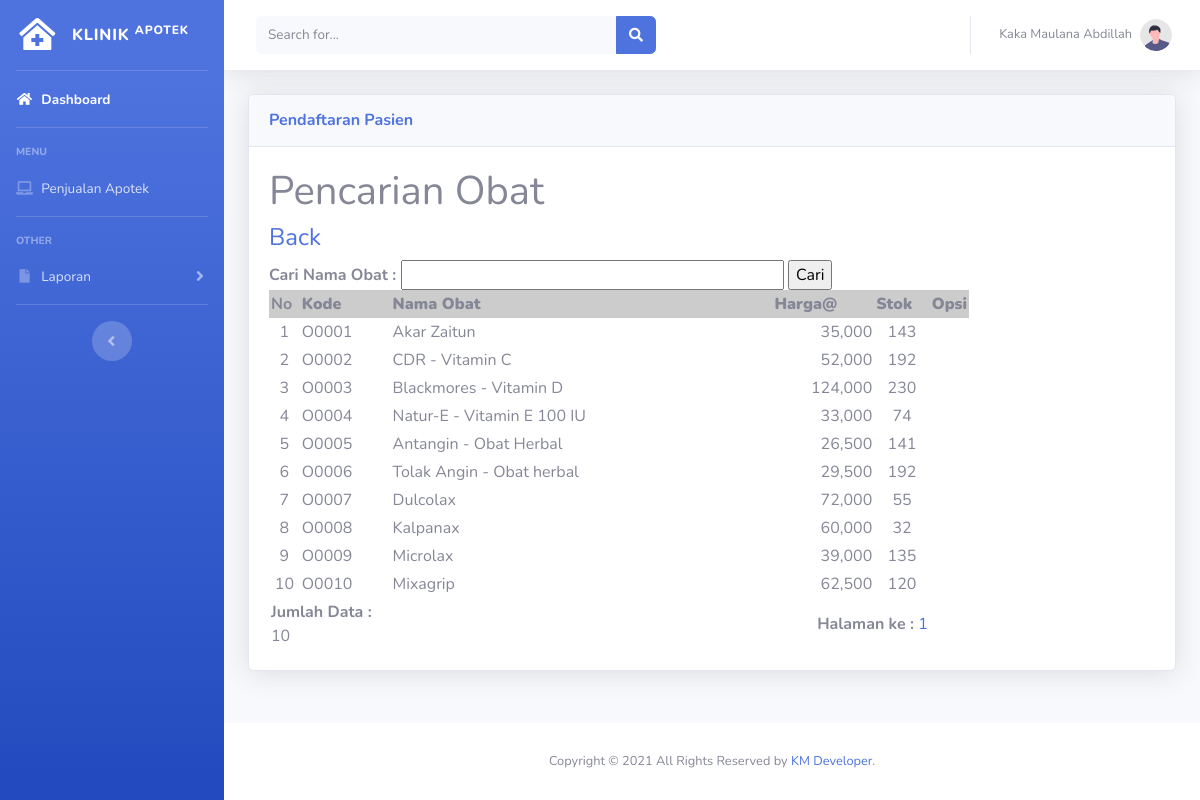
The app's page /dashboard/apotek/penjualan/pencarian_obat.php with its own data.
### tables this page shows
CREATE TABLE `tb_petugas` (
  `id_petugas` int(11) NOT NULL,
  `kd_petugas` char(5) NOT NULL,
  `nama` varchar(100) NOT NULL,
  `username` varchar(50) NOT NULL,
  `password` varchar(50) NOT NULL,
  `no_telp` varchar(15) NOT NULL,
  `level` varchar(20) NOT NULL
);

CREATE TABLE `tb_obat` (
  `kd_obat` char(5) NOT NULL,
  `nm_obat` varchar(100) NOT NULL,
  `harga_modal` int(11) NOT NULL,
  `harga_jual` int(11) NOT NULL,
  `stok` int(11) NOT NULL,
  `keterangan` varchar(100) NOT NULL
);

### dashboard/apotek/penjualan/pencarian_obat.php (the view, shortened to what this page needs)
<?php
include_once '../../../config/koneksi.php';
?>
<!DOCTYPE html>
<html>
<head>
    <link href="../../../assets/dashboard/vendor/fontawesome-free/css/all.min.css" rel="stylesheet" type="text/css">
    <link href="../../../assets/dashboard/css/sb-admin-2.min.css" rel="stylesheet">
</head>
<body id="page-top">
    <div id="wrapper">
        <ul class="navbar-nav bg-gradient-primary sidebar sidebar-dark accordion" id="accordionSidebar">
            <a class="sidebar-brand d-flex align-items-center justify-content-center" href="../index">
                <div class="sidebar-brand-icon">
                    <i class="fas fa-clinic-medical"></i>
                </div>
                <div class="sidebar-brand-text mx-3">Klinik <sup>Apotek</sup></div>
            </a>
            <hr class="sidebar-divider my-0">
            <li class="nav-item active">
                <a class="nav-link" href="../index">
                    <i class="fas fa-fw fa-home"></i>
                    <span>Dashboard</span></a>
            </li>
            <hr class="sidebar-divider">
            <div class="sidebar-heading">
                menu
            </div>
             <li class="nav-item">
                <a class="nav-link" href="../penjualan/">
                    <i class="fas fa-fw fa-laptop"></i>
                    <span>Penjualan Apotek</span></a>
            </li>
            <hr class="sidebar-divider">
            <div class="sidebar-heading">
                other
            </div>
            <li class="nav-item">
                <a class="nav-link collapsed" href="#" data-toggle="collapse" data-target="#collapsePages"
                    aria-expanded="true" aria-controls="collapsePages">
                    <i class="fas fa-fw fa-file"></i>
                    <span>Laporan</span>
                </a>
            </li>
            <hr class="sidebar-divider d-none d-md-block">
            <div class="text-center d-none d-md-inline">
                <button class="rounded-circle border-0" id="sidebarToggle"></button>
            </div>
        </ul>
        <div id="content-wrapper" class="d-flex flex-column">
            <div id="content">
                <nav class="navbar navbar-expand navbar-light bg-white topbar mb-4 static-top shadow">
                    <form
                        class="d-none d-sm-inline-block form-inline mr-auto ml-md-3 my-2 my-md-0 mw-100 navbar-search">
                        <div class="input-group">
                            <input type="text" class="form-control bg-light border-0 small" placeholder="Search for..."
                                aria-label="Search" aria-describedby="basic-addon2">
                            <div class="input-group-append">
                                <button class="btn btn-primary" type="button">
                                    <i class="fas fa-search fa-sm"></i>
                                </button>
                            </div>
                        </div>
                    </form>
                     <ul class="navbar-nav ml-auto">
                        <?php
                        $login = mysqli_query($conn, "select * from tb_petugas WHERE id_petugas='1'");
                        while($rows=mysqli_fetch_array($login)){
                        ?>
                        <li class="nav-item dropdown no-arrow">
                            <a class="nav-link dopdown-toggle" href="#" id="userDropdown" role="button"
                                data-toggle="dropdown" aria-haspopup="true" aria-expanded="false">
                                <span class='mr-2 d-none d-lg-inline text-gray-600 small'>
                                      <?php echo $rows['nama']; ?> <?php }  ?>
                                    </span>
                                <img class="img-profile rounded-circle"
                                    src="../../../assets/dashboard/img/undraw_profile.svg">
                            </a>
                        </li>
                    </ul>
                </nav>
                <div class="container-fluid">
                    <div class="card shadow mb-4">
                        <div class="card-header py-3">
                            <h6 class="m-0 font-weight-bold text-primary">Pendaftaran Pasien</h6>
                        </div>
                        <div class="card-body">
                          <?php
include_once "../../../config/koneksi.php";
$KeyWord  = isset($_GET['KeyWord']) ? $_GET['KeyWord'] : '';
$dataCari = isset($_POST['txtCari']) ? $_POST['txtCari'] : $KeyWord;
if(isset($_POST['btnCari'])){
  if($_POST) {
    $filterSql = "WHERE nm_obat LIKE '%$dataCari%'";
  }
}
else {
  if($KeyWord){
    $filterSql = "WHERE nm_obat LIKE '%$dataCari%'";
  }
  else {
    $filterSql = "";
  }
}
$row = 50;
$hal = isset($_GET['hal']) ? $_GET['hal'] : 0;
$pageSql = "SELECT * FROM tb_obat $filterSql";
$pageQry = mysqli_query($conn, $pageSql) or die ("error paging: ".mysql_error($conn));
$jml   = mysqli_num_rows($pageQry);
$max   = ceil($jml/$row);
?>
<h1>Pencarian Obat </h1>
<h4><a href="index.php?p=penjualan_baru">Back</a></h4>
<form action="<?php $_SERVER['PHP_SELF']; ?>" method="post" name="form1" target="_self" id="form1">
  <b>Cari Nama Obat :
  <input name="txtCari" type="text" value="<?php echo $dataCari; ?>" size="40" maxlength="100" />
  <input name="btnCari" type="submit" value="Cari" />
  </b>
</form>
<table class="table-list" width="700" border="0" cellspacing="1" cellpadding="2">
  <tr>
    <th width="31" align="center" bgcolor="#CCCCCC">No</th>
    <th width="92" bgcolor="#CCCCCC"><strong>Kode </strong></th>
    <th width="392" bgcolor="#CCCCCC"><strong>Nama Obat </strong></th>
    <th width="103" align="right" bgcolor="#CCCCCC"><strong>Harga@</strong></th>
    <th width="56" bgcolor="#CCCCCC"><strong>Stok </strong></th>
    <th align="center" bgcolor="#CCCCCC"><strong>Opsi</strong></th>
  </tr>
<?php
$mySql = "SELECT * FROM tb_obat $filterSql ORDER BY kd_obat ASC LIMIT $hal, $row";
$myQry = mysqli_query($conn, $mySql)  or die ("Query salah : ".mysqli_error($conn));
$nomor = 0;
while ($myData = mysqli_fetch_array($myQry)) {
  $nomor++;
?>
  <tr>
    <td align="center"><?php echo $nomor; ?></td>
    <td><?php echo $myData['kd_obat']; ?></td>
    <td><?php echo $myData['nm_obat']; ?></td>
    <td align="right"><?php echo number_format($myData['harga_jual']); ?></td>
    <td align="center"><?php echo $myData['stok']; ?></td>
  </tr>
<?php } ?>
  <tr>
    <td colspan="2"><strong>Jumlah Data :</strong> <?php echo $jml; ?> </td>
    <td colspan="3" align="right"><strong>Halaman ke :</strong>
  <?php
  for ($h = 1; $h <= $max; $h++) {
    $list[$h] = $row * $h - $row;
    echo " <a href='?page=Pencarian-Obat&hal=$list[$h]&KeyWord=$dataCari'>$h</a> ";
  }
  ?></td>
  </tr>
</table>
     </div>
           </div>
                </div>
            </div>
            <footer class="sticky-footer bg-white">
                <div class="container my-auto">
                    <div class="copyright text-center my-auto">
                       <span>Copyright &copy; 2021 All Rights Reserved by <a href="https://km-dev.or.id">KM Developer</a>.</span>
                    </div>
                </div>
            </footer>
        </div>
    </div>
</body>
</html>

### records on screen
tb_petugas: nama "Kaka Maulana Abdillah"
tb_obat: kd_obat "O0001", nm_obat "Akar Zaitun", harga_jual "35,000", stok "143"
tb_obat: kd_obat "O0002", nm_obat "CDR - Vitamin C", harga_jual "52,000", stok "192"
tb_obat: kd_obat "O0003", nm_obat "Blackmores - Vitamin D", harga_jual "124,000", stok "230"
tb_obat: kd_obat "O0004", nm_obat "Natur-E - Vitamin E 100 IU", harga_jual "33,000", stok "74"
tb_obat: kd_obat "O0005", nm_obat "Antangin - Obat Herbal", harga_jual "26,500", stok "141"
tb_obat: kd_obat "O0006", nm_obat "Tolak Angin - Obat herbal", harga_jual "29,500", stok "192"
tb_obat: kd_obat "O0007", nm_obat "Dulcolax", harga_jual "72,000", stok "55"
tb_obat: kd_obat "O0008", nm_obat "Kalpanax", harga_jual "60,000", stok "32"
tb_obat: kd_obat "O0009", nm_obat "Microlax", harga_jual "39,000", stok "135"
tb_obat: kd_obat "O0010", nm_obat "Mixagrip", harga_jual "62,500", stok "120"

### other values on screen
$jml "10"
